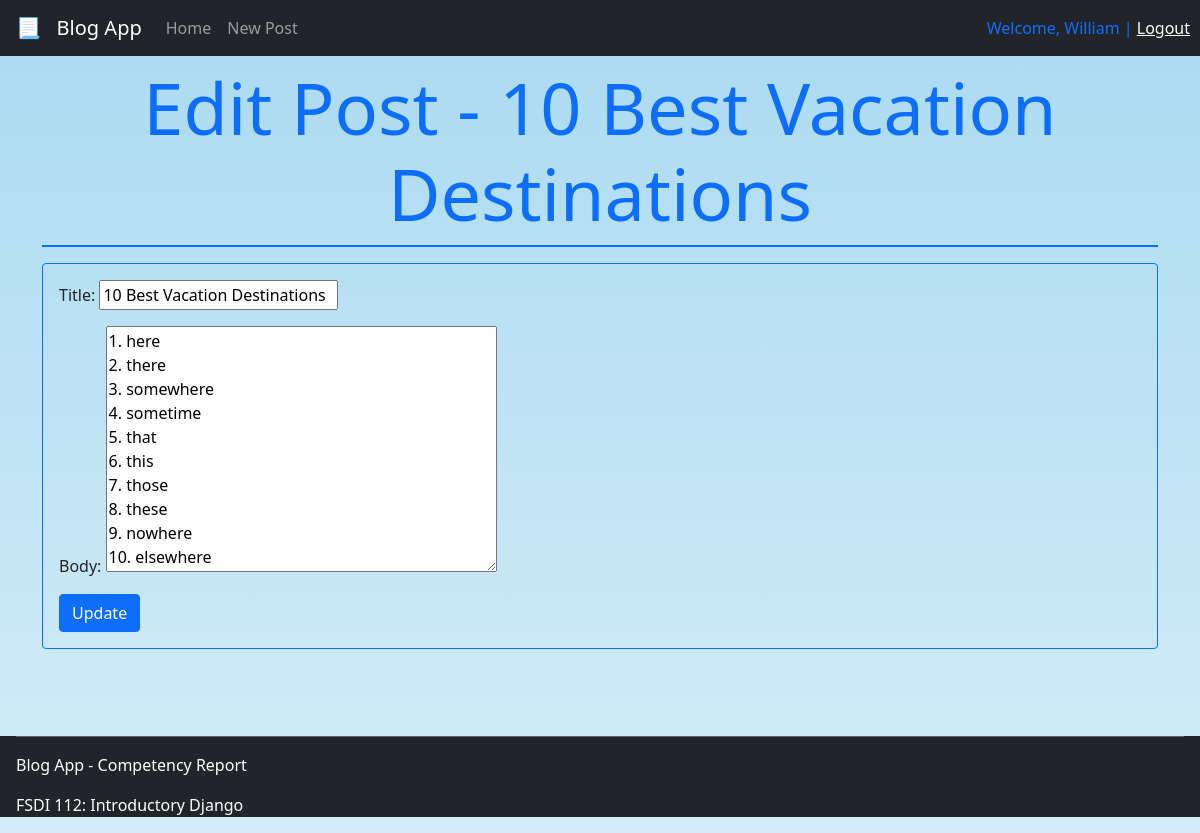
Screenshot of /post/3/edit (signed in) with the database file from the repository.
### blog/models.py (models this page shows, shortened)
class Post(models.Model):
    title = models.CharField(max_length=200)
    author = models.ForeignKey('auth.User', on_delete=models.CASCADE)
    body = models.TextField()
    likes = models.IntegerField(default=0)
    dislikes = models.IntegerField(default=0)
    flagged = models.BooleanField(default=False)
    created_at = models.DateTimeField(auto_now_add=True)

### blog/views.py (the view)
# urls.py: path("post/<int:pk>/edit", BlogUpdateView.as_view(), name="edit_post"),
class BlogUpdateView(UpdateView):
    model = Post
    template_name = 'edit_post.html'
    fields = ['title', 'body']

### blog/templates/edit_post.html (shortened to what this page needs)
{% extends "base.html" %}
{% block content %}
<div class="container pt-3">
    <h1 class="display-2 mt-5 text-primary text-center">Edit Post - {{post.title}}</h1>
    <div class="divider bg-primary border border-primary"></div>
    <div class="mt-3 p-3 border border-primary rounded">
        <form action="" method="post">
            {{form.as_p}}
            <input class="btn btn-primary" type="submit" value="Update">
        </form>
    </div>
</div>
{% endblock content %}

### blog/templates/base.html (shortened to what this page needs)
<!DOCTYPE html>
<html lang="en">
<head>
    {% load static %}
    <link rel="stylesheet" href="{% static 'css/styles.css' %}">
    <link href="https://cdn.jsdelivr.net/npm/bootstrap@5.0.0-beta2/dist/css/bootstrap.min.css" rel="stylesheet">
    <link rel="stylesheet" href="https://pro.fontawesome.com/releases/v5.10.0/css/all.css"/>
</head>
<body>
    <nav class="navbar navbar-expand-lg navbar-dark bg-dark fixed-top mb-5">
        <a class="navbar-brand mx-3" href="{% url 'home' %}">📃 &nbsp Blog App</a>
        <div class="collapse navbar-collapse" id="navbarNavAltMarkup">
            <ul class="navbar-nav mr-auto">
                <li class="nav-item">
                    <a class="nav-link" href="{% url 'home' %}">Home</a>
                </li>
                <li class="nav-item">
                    <a class="nav-link" href="{% url 'new_post' %}">New Post</a>
                </li>
            </ul>
            {% if user.is_authenticated %}
                <span class="navbar-text text-primary nav-log">
                    Welcome, {{user.username}} | <a href="{% url 'logout' %}">Logout</a>
                </span>
            {% else %}
                <span class="navbar-text text-warning nav-log">
                    You are not logged in | <a class="text-warning" href="{% url 'login' %}">Login</a>
                </span>
            {% endif %}
        </div>
    </nav>
    <main>
        {% block content %}
        {% endblock content %}
    </main>
    <footer class="px-3 text-white bg-dark">
        <hr>
        <p>Blog App - Competency Report</p>
        <p>FSDI 112: Introductory Django</p>
    </footer>
</body>
</html>

### blog/static/css/styles.css (style rules this page uses)
body { background-image: linear-gradient(#aadaf1, #aadaf181); }
.container { min-height: 90vh; }
.nav-log { margin-left: auto; margin-right: 10px; }
footer { min-height: 10vh; }

### rows the page displays
Post: title "10 Best Vacation Destinations", body "1. here 2. there 3. somewhere 4. sometime 5. that 6. this 7. those 8. these 9. nowhere 10. elsewhere"

### other values shown
{{ user.username }} "William"
